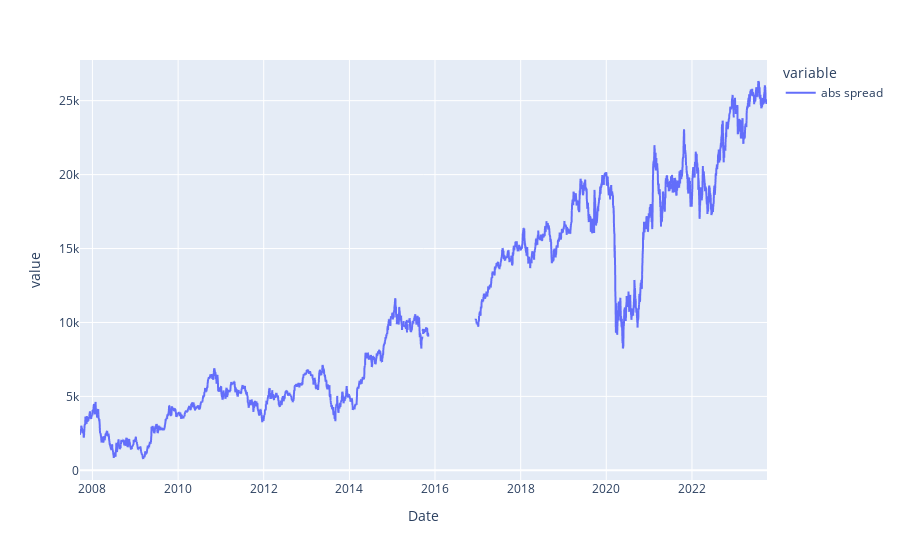

Notebook code for this chart:
### Code cell
fig = px.line(cdf['abs spread'])
fig.show()

### Figure 1 — Plotly figure (JSON) as saved in the notebook; plotly's stock layout.template omitted (floating-point values rounded to 4 significant figures; data arrays with more than 128 entries replaced by an {"elided": "..."} marker saying what was removed)
{"data": [{"hovertemplate": "variable=abs spread<br>Date=%{x}<br>value=%{y}<extra></extra>", "legendgroup": "abs spread", "line": {"color": "#636efa", "dash": "solid"}, "marker": {"symbol": "circle"}, "mode": "lines", "name": "abs spread", "showlegend": true, "type": "scattergl", "x": {"elided": "3933 str values"}, "xaxis": "x", "y": {"elided": "3933 float values"}, "yaxis": "y"}], "layout": {"legend": {"title": {"text": "variable"}, "tracegroupgap": 0}, "margin": {"t": 60}, "xaxis": {"anchor": "y", "domain": [0, 1], "title": {"text": "Date"}}, "yaxis": {"anchor": "x", "domain": [0, 1], "title": {"text": "value"}}}}
